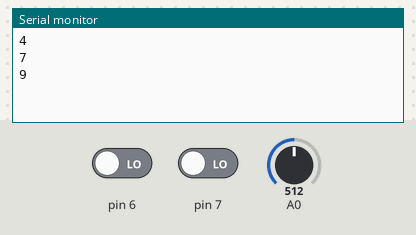
The sketch below on a simulated Arduino Uno, built with avr-gcc and run on an emulated ATmega328P. Parts: the last lines printed to the serial monitor. Inputs (shaded band) come from the test bench; at power-on: A0 = 512, pin 7 LOW, pin 6 LOW.

Above: at 1.3 s.
1.4 s: A0 set to 490
At 2.6 s:
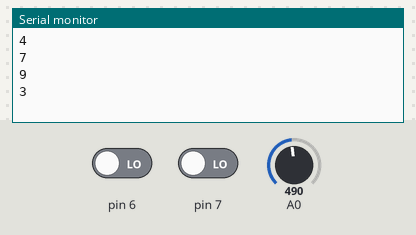
2.9 s: pin 7 driven HIGH
At 3.8 s:
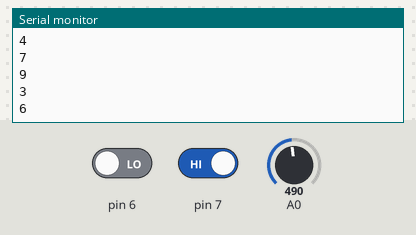
4.4 s: A0 set to 290
At 5.0 s:
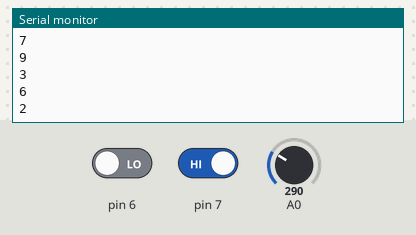
Timing chart, 0 to 7.4 s (numbered marks = the images above; inputs shaded):
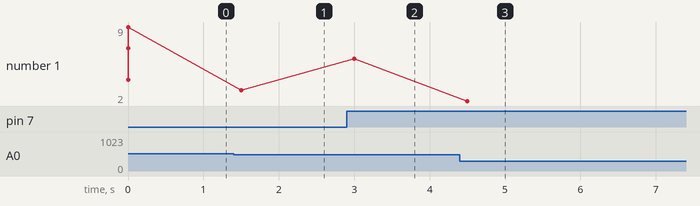

The sketch:

final_sender.ino
```cpp
int i=1;
volatile int ldr, ldr1=-7,ldr2=-2, pir, pir1=-8, pir2=-3,ir, ir1=-9, ir2=-4,c=0;
void setup() {

Serial.begin(38400);


}

void loop()
{

  // put your main code here, to run repeatedly:
  int ldr= analogRead(A0);
  int pir= digitalRead(7);
  int ir= digitalRead(6);

if(ldr>0 && ldr<164)
  {
    ldr1 = 1;
  }
  else if(ldr>163 && ldr<300)
  {
    ldr1 = 2;
   // analogWrite(A3,63);
  }
  else if(ldr>299 && ldr<500)
  {
    ldr1 = 3;
    //analogWrite(A3,126);
    }
  else if(ldr>499 && ldr<750)
  {
    ldr1 = 4;
    //analogWrite(A3,190);
  }
  else if(ldr>749 && ldr<1025)
  {
    ldr1 = 5;
  }

  if(ldr1!=ldr2){
    Serial.println(ldr1);
    ldr2=ldr1;
  }


  if(pir==HIGH)
  {
    pir1=6;
  }
  else if(pir==LOW)
  {
    pir1=7;
  }

   if(pir1!=pir2){
    Serial.println(pir1);
    pir2=pir1;
  }
  if(ir==HIGH)
  {
     c++;
  }
  else if (ir==LOW)
  {
     c=0;
  }

   if(c>=11){
    ir1=8;}else ir1=9;

 if(ir1!=ir2){
    Serial.println(ir1);
    ir2=ir1;
 }

  delay(500);

  }
```

Measured:
- after the input at 1.4 s, the serial monitor: prints a new line after 0.10 s (image 1)
- after the input at 2.9 s, the serial monitor: prints a new line after 0.10 s (image 2)
- after the input at 4.4 s, the serial monitor: prints a new line after 0.10 s (image 3)
- plotted number 1: 9 → 3 after the input at 1.4 s, 3 → 6 after the input at 2.9 s, 6 → 2 after the input at 4.4 s
